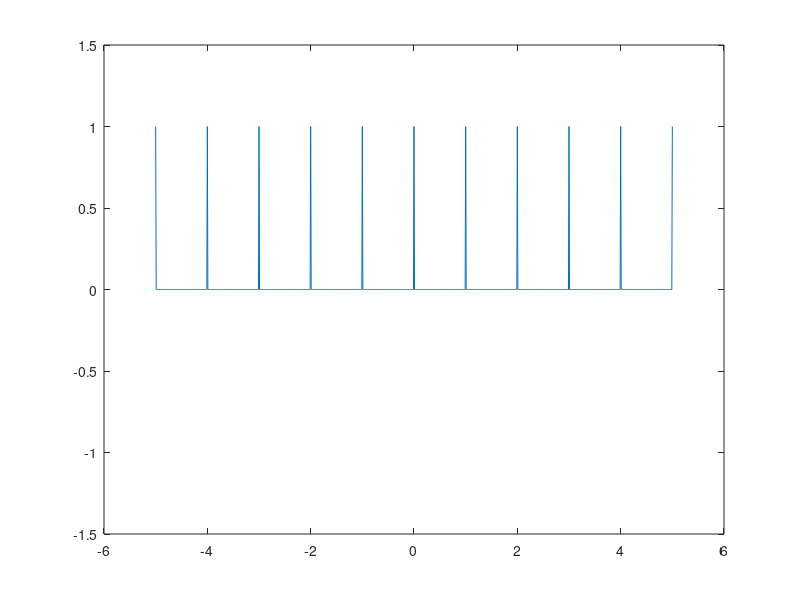

The MATLAB source for this figure:
% Tworzenie podstawowych sygnalow w matlabie

%% sygnal prostokatny

t0 = 0;     %poczatek sygnalu 
ta = 3;     %poczatek amplitudy
tb = 6;     %koniec amplitudy
tk = 10;    %koniec sygnalu
Amp = 2;    %max amplituda sygnalu

Fs = 1000;  %liczba probek
dt = 1/Fs;  %krok probkowania

t = t0 : dt : tk;   %sprobkowanie dziedziny sygnalu

pros = Amp * (t>=ta & t<=tb);   %wartosci sygnalu dla kazdej probki

plot(t,pros);
ylim([-0.5, 2.5]); 

mean(pros)          %srednia sygnalu
sum(pros.^2)/Fs    %energia sygnalu


%% sygnal trojkatny
close all; clear; clc;

t0 = -5;
ta = -3;
tb = 3;
tk = 5;
tw = 0;
Amp = 2;

Fs = 1000;
dt = 1/Fs;

t = t0 : dt : tk;

%x = Amp * (1 - abs(t) / tb) .* (t >= ta & t <= tb);
x = Amp * (1 - abs((t-tw)) / ((tb - ta)/2)) .* (abs(t-tw) <= ((tb - ta)/2))

plot(t,x);
ylim([-0.5, 2.5]);  %ograniczenie osi y

mean(x)
sum(x.^2)/Fs


%% sygnal harmoniczny
close all; clear; clc;
t0 = 0;     %poczatek sygnalu
tk = 10;    %koniec sygnalu
T = 0.5;    %okres
Amp = 5     %amplituda

Fs=100;     %ilosc probek
dt = 1/Fs;  %krok probkowania

t = t0 : dt : tk;

%x = (Amp-t/Amp) .* sin(2*pi*t/T);
x = sinc(2*t);


plot(t,x);
ylim([-6, 6]); 

mean(x)
sum(x.^2)/Fs


%% sygnal Gaussa
close all; clear; clc;
Fs = 10000;
sr = 3; 
odch = 1/3; 
Amp = 2;

t = 0 : 1/Fs : 10;
x = Amp*exp((-(t-sr).^2)/(2*odch^2))
plot(t,x);

mean(x)
sum(x.^2)/Fs

%% funkcja znaki
close all; clear; clc;
Fs=100;
t = -5 : 1/Fs : 5;
%H=t>=0;
%plot(t,H);
plot(t,sign(t));
ylim([-1.5, 1.5]);


%% sygnal grzebieniowy
close all; clear; clc;
Fs=100;
t = -5 : 1/Fs : 5;
H=t>=0;
%sza = mod(Fs*t,0.1)==0;
sza = mod(t,1)==0;
%sza = sza .* sin(2*pi*t);
plot(t,sza);
ylim([-1.5, 1.5]);


%% splot konwulucja
conv([1 0 2 4], [-1 0 1], 'same')